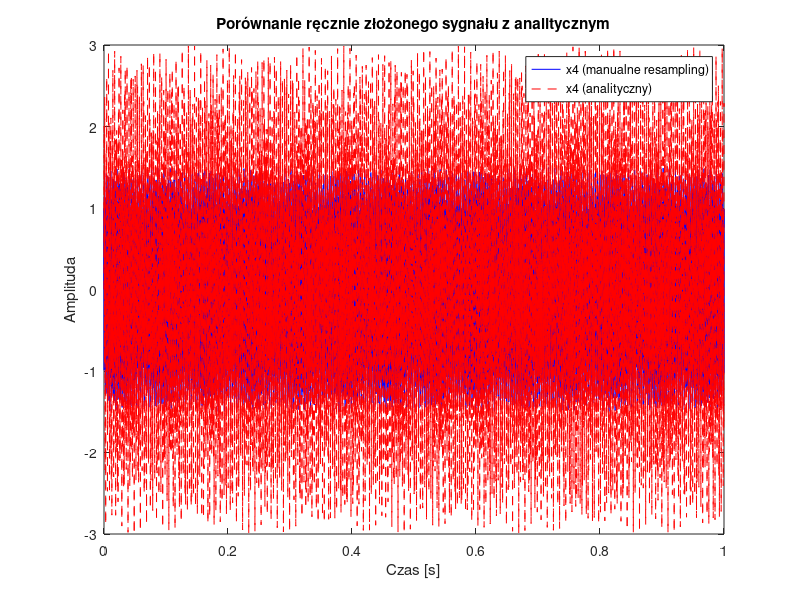

This chart was generated by the following MATLAB code: (Note: this script raises an error after producing the figure.)
% --- Parametry ---
fs1 = 8000;    % fs dla x1
fs2 = 32000;   % fs dla x2
fs3 = 48000;   % docelowe fs
t1 = 0:1/fs1:1-1/fs1;
t2 = 0:1/fs2:1-1/fs2;
t3 = 0:1/fs3:1-1/fs3; % już w docelowym

f1 = 1001.2;
f2 = 303.1;
f3 = 2110.4;

% --- Generowanie sygnałów ---
x1 = sin(2*pi*f1*t1);
x2 = sin(2*pi*f2*t2);
x3 = sin(2*pi*f3*t3); % już w fs3

%% --- Repróbkowanie x1: 8000 -> 48000 (L = 6, M = 1) ---
L1 = 6; M1 = 1;

% Upsampling przez L1 (dodanie zer)
x1_up = zeros(1, length(x1)*L1);
x1_up(1:L1:end) = x1;

% Interpolacja: filtr dolnoprzepustowy (np. FIR)
Nfir = 64;  % długość filtru
h1 = fir1(Nfir, 1/L1);  % filtr z pasmem 1/L
x1_filt = filter(h1, 1, x1_up);  % filtracja (interpolacja)

% Decymacja (tu niepotrzebna, bo M=1)
x1_resampled = x1_filt;

%% --- Repróbkowanie x2: 32000 -> 48000 (L = 3, M = 2) ---
L2 = 3; M2 = 2;

% Upsampling przez L2
x2_up = zeros(1, length(x2)*L2);
x2_up(1:L2:end) = x2;

% Interpolacja filtrem
h2 = fir1(Nfir, 1/max(L2, M2));
x2_filt = filter(h2, 1, x2_up);

% Decymacja przez M2
x2_resampled = x2_filt(1:M2:end);

%% --- x3 nie trzeba zmieniać ---
x3_resampled = x3;

%% --- Dopasowanie długości ---
min_len = min([length(x1_resampled), length(x2_resampled), length(x3_resampled)]);
x1_resampled = x1_resampled(1:min_len);
x2_resampled = x2_resampled(1:min_len);
x3_resampled = x3_resampled(1:min_len);

% --- Sumowanie sygnałów ---
x4 = x1_resampled + x2_resampled + x3_resampled;

% --- Analityczny wzorzec ---
t4 = 0:1/fs3:1-1/fs3;
x4_analytical = sin(2*pi*f1*t4) + sin(2*pi*f2*t4) + sin(2*pi*f3*t4);
x4_analytical = x4_analytical(1:min_len);

%% --- Porównanie ---
figure;
plot(t4(1:min_len), x4, 'b', t4(1:min_len), x4_analytical, 'r--');
legend('x4 (manualne resampling)', 'x4 (analityczny)');
xlabel('Czas [s]');
ylabel('Amplituda');
title('Porównanie ręcznie złożonego sygnału z analitycznym');

%% --- Odsłuch ---
disp('Odtwarzanie x4 (manualne przetwarzanie)...');
sound(x4, fs3);
pause();
disp('Odtwarzanie x4_analytical...');
sound(x4_analytical, fs3);
pause();


%% --- Miksowanie rzeczywistych plików WAV (x1.wav i x2.wav) ---
% Wczytaj dwa pliki
[x1_real, fs1_real] = audioread('x1.wav');
[x2_real, fs2_real] = audioread('x2.wav');

% Konwersja stereo -> mono jeśli trzeba
if size(x1_real, 2) > 1
    x1_real = mean(x1_real, 2);
end
if size(x2_real, 2) > 1
    x2_real = mean(x2_real, 2);
end

% Repróbkowanie do fs3
x1_real_resampled = resample(x1_real, fs3, fs1_real);
x2_real_resampled = resample(x2_real, fs3, fs2_real);

% Dopasowanie długości
min_len_real = min(length(x1_real_resampled), length(x2_real_resampled));
x1_real_resampled = x1_real_resampled(1:min_len_real);
x2_real_resampled = x2_real_resampled(1:min_len_real);

% Sumowanie
x_real_mix = x1_real_resampled + x2_real_resampled;

% Normalizacja (by uniknąć przesterowania)
x_real_mix = x_real_mix / max(abs(x_real_mix));

% Odsłuch
disp('Odtwarzanie zmiksowanego sygnału z plików WAV...');
sound(x_real_mix, fs3);

% Zapis do pliku
audiowrite('mix_real.wav', x_real_mix, fs3);

% Wykres
t_real = (0:min_len_real-1)/fs3;
figure;
plot(t_real, x_real_mix);
xlabel('Czas [s]');
ylabel('Amplituda');
title('Zmiksowany sygnał z plików x1.wav i x2.wav');
